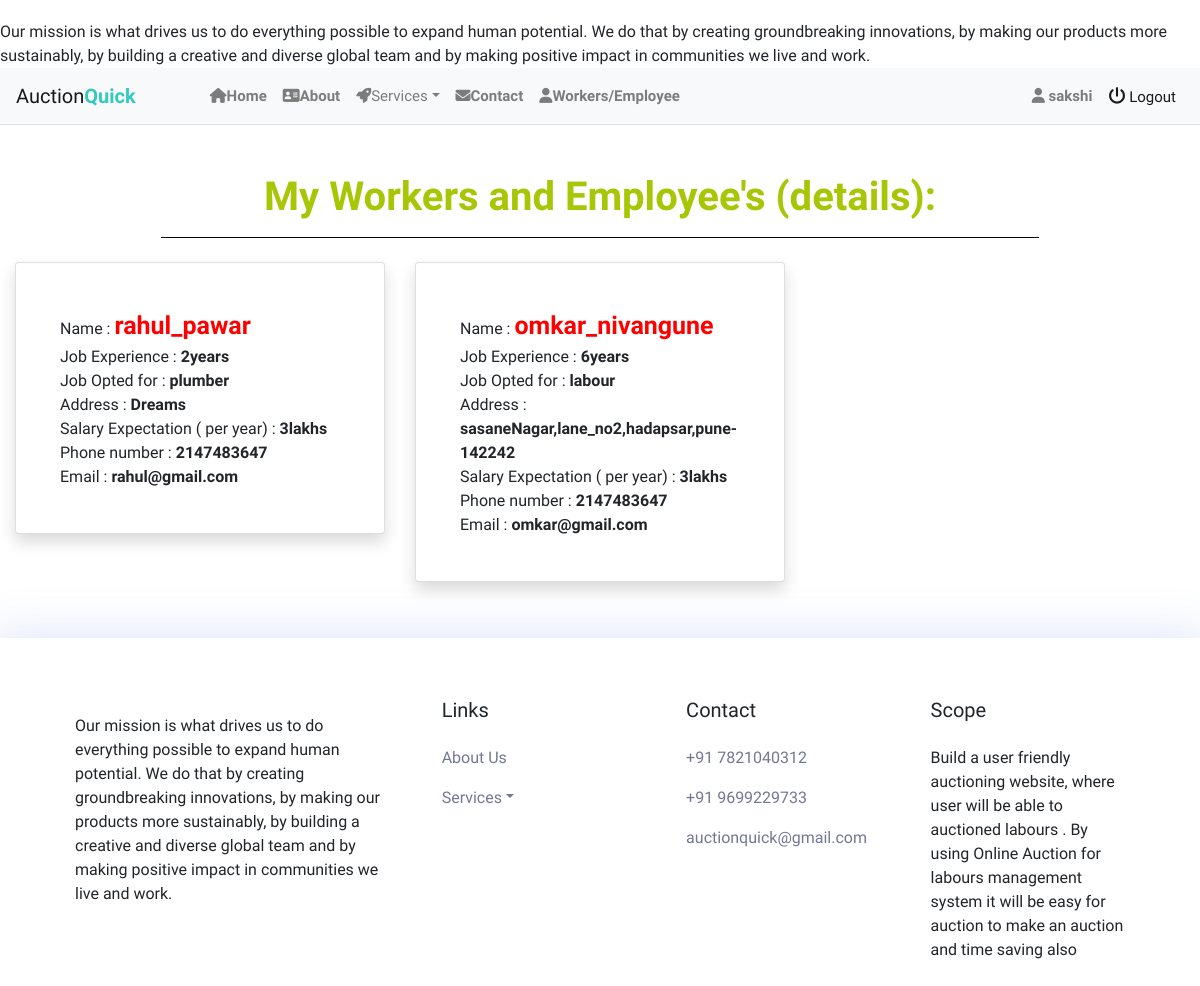
The app's page /customer/bidUserCust.php (signed in) with its own data.
### tables this page shows
CREATE TABLE `customer` (
  `id` int(11) NOT NULL,
  `db_name` varchar(25) NOT NULL,
  `db_jobExperience` varchar(20) NOT NULL,
  `db_jobOpted` varchar(20) NOT NULL,
  `db_gender` varchar(10) NOT NULL,
  `db_dob` date NOT NULL,
  `db_workAt` varchar(100) NOT NULL,
  `db_workAs` varchar(100) NOT NULL,
  `db_phone` varchar(10) NOT NULL,
  `db_email` varchar(50) NOT NULL,
  `db_pass` varchar(20) NOT NULL
);

CREATE TABLE `sakshi` (
  `id` int(11) NOT NULL,
  `b_name` varchar(20) DEFAULT NULL,
  `b_jobE` varchar(20) DEFAULT NULL,
  `b_jobO` varchar(20) DEFAULT NULL,
  `b_address` varchar(100) DEFAULT NULL,
  `b_salaryE` varchar(10) DEFAULT NULL,
  `b_phone` int(10) DEFAULT NULL,
  `b_email` varchar(50) DEFAULT NULL
);

### customer/custName.php (called while the page is built, shortened)
<?php
include('..//dbconnection.php');
if($_SESSION['is_login']){
 $rEmail = $_SESSION['rEmail'];
}else{
 echo "<script> location.href='../index.php'; </script>";
}
$sql = "SELECT * FROM customer WHERE db_email = '$rEmail'";
$result = $conn->query($sql);
if ($result->num_rows == 1) {
   $row = $result->fetch_assoc();
   $rName = $row['db_name'];
}
?>

### customer/bidUserCust.php (the view, shortened to what this page needs)
<?php
include('..//dbconnection.php');
include('custName.php');
?>
<!DOCTYPE html>
<html lang="en">
<head>
<link rel="stylesheet" href="https://stackpath.bootstrapcdn.com/bootstrap/4.5.0/css/bootstrap.min.css">
<link rel="stylesheet" href="https://maxcdn.bootstrapcdn.com/font-awesome/4.7.0/css/font-awesome.min.css">
<link href="https://maxcdn.bootstrapcdn.com/font-awesome/4.7.0/css/font-awesome.min.css" rel="stylesheet" />
<link rel="stylesheet" href="path/to/font-awesome/css/font-awesome.min.css">
<link rel="stylesheet" href="home.css">
</head>
<body>
<marquee>Our mission is what drives us to do everything possible to expand human potential. We do that   by creating groundbreaking innovations, by making  our products more sustainably, by building a creative and  diverse global team and by making positive impact in communities we live and work.</marquee>
<nav class="navbar navbar-expand-lg navbar-light bg-light">
<a href="" class="navbar-brand">Auction<b>Quick</b></a>
<div class="collapse navbar-collapse" id="navbarSupportedContent">
<ul class="navbar-nav mr-auto">
<li class="nav-item ">
<a class="nav-link" href="home.php"><b><i class="fa fa-home" aria-hidden="true"></i>Home</b> <span class="sr-only">(current)</span></a>
</li>
<li class="nav-item">
<a class="nav-link" href="About.php"><b><i class="fa fa-address-card" aria-hidden="true"></i>About</b></a>
</li>
<div class="nav-item dropdown">
<a href="" data-toggle="dropdown" class="nav-item nav-link dropdown-toggle"><i class="fa fa-rocket" aria-hidden="true"></i>Services</a>
</div>
<li class="nav-item">
<a class="nav-link" href="contact us.php"><b><i class="fa fa-envelope" aria-hidden="true"></i>Contact</b></a>
</li>
<li class="nav-item">
<a class="nav-link" href="Workers_Employee.php"><b><i class="fa fa-user" aria-hidden="true"></i>Workers/Employee</b></a>
</li>
</ul>
<ul class="navbar-nav ml-auto">
<li class="nav-item ">
          <a class="nav-link " href="bidUserCust.php"><i class="fa fa-user " aria-hidden="true"></i> <b><?php echo $rName ?></b></a>
</li>
<li class="nav-item active" >
<a class="nav-link" href="../logout.php"><i class="fa fa-power-off " style="font-size: 17px;"></i> Logout</a>
</li>
</ul>
</div>
</nav>
<div class="container-fluid my-5">
  <h1 class="text-center" style="color:#A6C606"><b>My Workers and Employee's (details):</b></h1>
    <hr style="background-color: black;" class=" w-75 mx-auto ">
    <div  class="row mt-3">
        <?php
          $sql = "select * from ".$rName;
          $result = mysqli_query($conn,$sql);
          if(mysqli_num_rows($result) > 0){
                  while($row = mysqli_fetch_assoc($result)){
                          $name = $row["b_name"] ;
                          $jobE = $row["b_jobE"] ;
                          $jobO = $row["b_jobO"];
                          $address = $row["b_address"] ;
                          $salary =  $row["b_salaryE"] ;
                          $phone =  $row["b_phone"] ;
                          $email= $row["b_email"] ;
                      echo'<div class="col-lg-4 col-md-4 col-12 my-2"> ';
                        echo'<div class="card shadow p-4">';
                          echo'<div class="card-body">';
                            echo'<div class="card-text">Name : <b style=" color:red;font-size:25px">'.$name.'</b></div>';
                            echo'<div class="card-text">Job Experience : <b>'.$jobE.'</b></div>';
                            echo'<div class="card-text">Job Opted for : <b>'.$jobO.'</b></div>';
                            echo'<div class="card-text">Address : <b>'.$address.'</b></div>';
                            echo'<div class="card-text">Salary Expectation ( per year) : <b>'.$salary.'</b></div>';
                            echo'<div class="card-text">Phone number : <b>'.$phone.'</b></div>';
                            echo'<div class="card-text">Email : <b>'.$email.'</b></div>';
                          echo'</div>';
                        echo'</div>';
                      echo'</div>';
                }
          }else{
              echo" Empty";
          }
        ?>
    </div>
</div>
<footer class="footer_area section_padding_130_0 mt-3">
<div class="container">
<div class="row">
<div class="col-12 col-sm-6 col-lg-4">
<div class="single-footer-widget section_padding_0_130">
<p>Our mission is what drives us to do everything possible to expand human potential. We do that   by creating groundbreaking innovations, by making  our products more sustainably, by building a creative and  diverse global team and by making positive impact in communities we live and work.</p>
</div>
</div>
<div class="col-12 col-sm-6 col-lg">
<div class="single-footer-widget section_padding_0_130">
<h5 class="widget-title">Links</h5>
<div class="footer_menu">
<ul>
<li><a href="#">About Us</a></li>
<li class="dropdown">
<a href="#" data-toggle="dropdown" role="button" id="drop5" class="dropdown-toggle">Services<b class="caret"></b></a>
</li>
</ul>
</div>
</div>
</div>
<div class="col-12 col-sm-6 col-lg">
<div class="single-footer-widget section_padding_0_130">
<h5 class="widget-title">Contact</h5>
<div class="footer_menu">
<ul>
<li><a href="tel:+91 7821040312">+91 7821040312</a></li>
<li><a href="tel:+91 9699229733">+91 9699229733</a></li>
<li><a href="sakshishendurkar@gmail.com">auctionquick@gmail.com</a></li>
</ul>
</div>
</div>
</div>
<div class="col-12 col-sm-6 col-lg">
<div class="single-footer-widget section_padding_0_130">
<h5 class="widget-title">Scope</h5>
<p>Build a user friendly auctioning website, where user will be able to auctioned labours . By using Online Auction for labours  management system it will be easy for auction to make an auction and time saving also</p>
</div>
</div>
</div>
</div>
</footer>
</html>

### customer/home.css (style rules this page uses)
body { font-family: 'Varela Round', sans-serif; }
.navbar { background: #fff; padding-left: 16px; padding-right: 16px; border-bottom: 1px solid #dfe3e8; border-radius: 0; }
.navbar .navbar-brand { padding-left: 0; font-size: 20px; padding-right: 50px; }
.navbar .navbar-brand b { color: #33cabb; }
.navbar a { color: #888; font-size: 15px; }
.navbar a, .navbar a:active { color: #888; padding: 8px 20px; background: transparent; line-height: normal; }
body { margin-top:20px; }
.footer_area { position: relative; z-index: 1; overflow: hidden; box-shadow: 0 8px 48px 8px rgba(47, 91, 234, 0.175); padding:60px; }
.footer_area .row { margin-left: -25px; margin-right: -25px; }
.footer_area .row .col, .footer_area .row .col-1, .footer_area .row .col-10, .footer_area .row .col-11, .footer_area .row .col-12, .footer_area .row .col-2, .footer_area .row .col-3, .footer_area .row .col-4, .footer_area .row .col-5, .footer_area .row .col-6, .footer_area .row .col-7, .footer_area .row .col-8, .footer_area .row .col-9, .footer_area .row .col-auto, .footer_area .row .col-lg, .footer_area .row .col-lg-1, .footer_area .row .col-lg-10, .footer_area .row .col-lg-11, .footer_area .row .col-lg-12, .footer_area .row .col-lg-2, .footer_area .row .col-lg-3, .footer_area .row .col-lg-4, .footer_area .row .col-lg-5, .footer_area .row .col-lg-6, .footer_area .row .col-lg-7, .footer_area .row .col-lg-8, .footer_area .row .col-lg-9, .footer_area .row .col-lg-auto, .footer_area .row .col-md, .footer_area .row .col-md-1, .footer_area .row .col-md-10, .footer_area .row .col-md-11, .footer_area .row .col-md-12, .footer_area .row .col-md-2, .footer_area .row .col-md-3, .footer_area .row .col-md-4, .footer_area .row .col-md-5, .footer_area .row .col-md-6, .footer_area .row .col-md-7, .footer_area .row .col-md-8, .footer_area .row .col-md-9, .footer_area .row .col-md-auto, .footer_area .row .col-sm, .footer_area .row .col-sm-1, .footer_area .row .col-sm-10, .footer_area .row .col-sm-11, .footer_area .row .col-sm-12, .footer_area .row .col-sm-2, .footer_area .row .col-sm-3, .footer_area .row .col-sm-4, .footer_area .row .col-sm-5, .footer_area .row .col-sm-6, .footer_area .row .col-sm-7, .footer_area .row .col-sm-8, .footer_area .row .col-sm-9, .footer_area .row .col-sm-auto, .footer_area .row .col-xl, .footer_area .row .col-xl-1, .footer_area .row .col-xl-10, .footer_area .row .col-xl-11, .footer_area .row .col-xl-12, .footer_area .row .col-xl-2, .footer_area .row .col-xl-3, .footer_area .row .col-xl-4, .footer_area .row .col-xl-5, .footer_area .row .col-xl-6, .footer_area .row .col-xl-7, .footer_area .row .col-xl-8, .footer_area .row .col-xl-9, .footer_area .row .col-xl-auto { padding-right: 25px; padding-left: 25px; }
.single-footer-widget { position: relative; z-index: 1; }
.single-footer-widget .widget-title { margin-bottom: 1.5rem; }
.single-footer-widget .footer_menu li a { color: #747794; margin-bottom: 1rem; display: block; font-size: 1rem; }
.single-footer-widget .footer_menu li:last-child a { margin-bottom: 0; }
ol li, ul li { list-style: none; }
ol, ul { margin: 0; padding: 0; }

### records on screen
customer: db_name "sakshi"
sakshi: b_name "rahul_pawar", b_jobE "2years", b_jobO "plumber", b_address "Dreams", b_salaryE "3lakhs", b_phone "2147483647", b_email "rahul@gmail.com"
sakshi: b_name "omkar_nivangune", b_jobE "6years", b_jobO "labour", b_address "sasaneNagar,lane_no2,hadapsar,pune-142242", b_salaryE "3lakhs", b_phone "2147483647", b_email "omkar@gmail.com"
